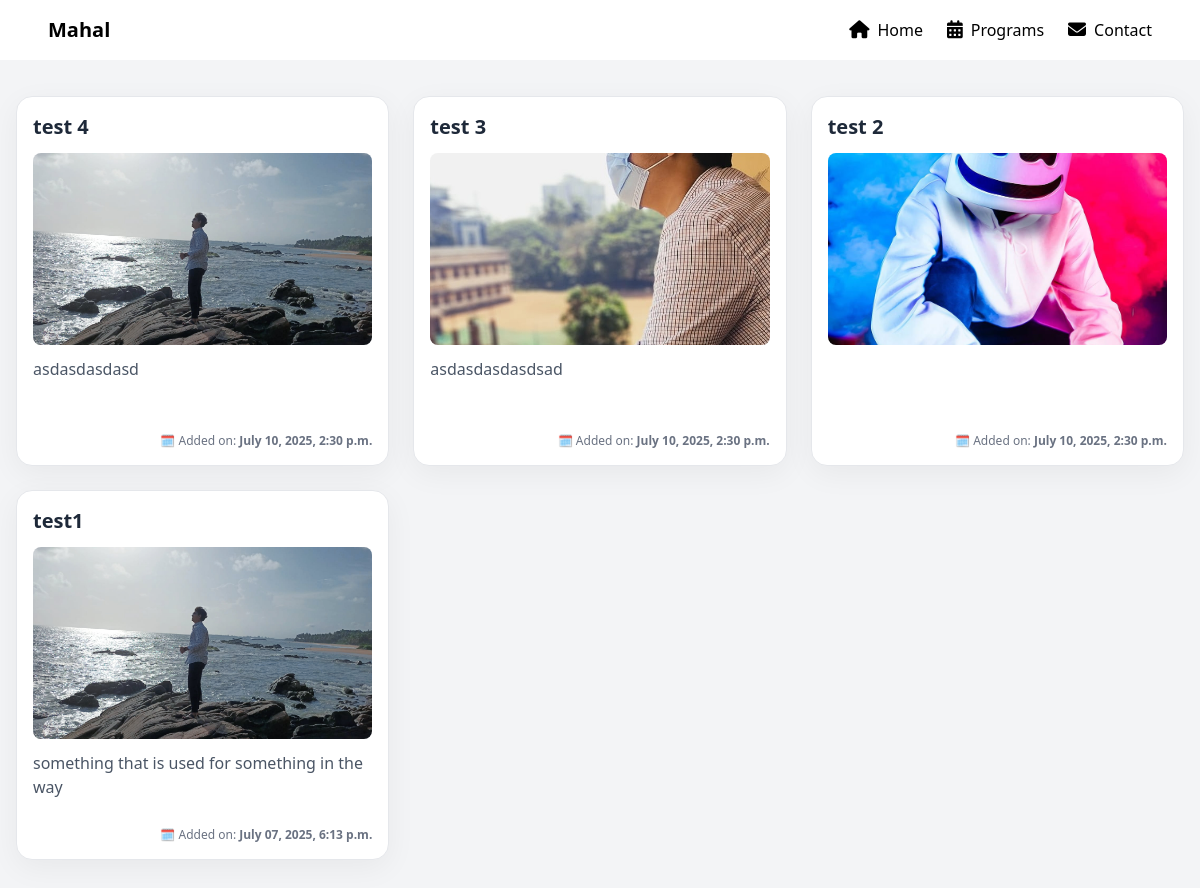
Screenshot of /houses/ with the database file from the repository.
### houses/models.py (models this page shows, shortened)
class Hosuse(models.Model):
    title = models.CharField(max_length=100)  # House name/title
    description = models.TextField(blank=True)  # Optional details about the house
    image = models.ImageField(upload_to='hosuses/', blank=True, null=True)  # Optional house image
    date_posted = models.DateTimeField(auto_now_add=True)  # When the house was added
    head_of_house = models.CharField(max_length=100)  # Name of head of the family
    total_members = models.PositiveIntegerField()  # Number of members in the house
    contact_number = models.CharField(max_length=15, blank=True)  # Optional
    address = models.TextField(blank=True)  # Optional full address or street
    zone = models.CharField(max_length=100, blank=True)  # Optional: area or zone in mahal
    class Meta:
        ordering = ['-date_posted']

### houses/views.py (the view)
# urls.py: path("", views.houses, name="houses"),
def houses(request):
    houses = Hosuse.objects.all().order_by('-date_posted')
    context = {
        'houses': houses,
        'transparent_nav': False,
    }
    return render(request, 'Houses/houses.html', context)

### houses/templates/Houses/houses.html (shortened to what this page needs)
{% extends "main/layout.html" %}
{% block content %}
<div class="mt-12 bg-gray-100 text-black min-h-[100vh] py-12 px-4">
  {% if houses %}
    <div class="grid grid-cols-1 sm:grid-cols-2 md:grid-cols-3 gap-6 max-w-7xl mx-auto">
      {% for house in houses %}
        <a href="{% url 'Houses:house_detail' house.id %}" class="transform hover:-translate-y-1 transition duration-300 ease-in-out">
          <div class="bg-white rounded-2xl p-4 w-full max-w-sm mx-auto border border-gray-200 shadow-[0_8px_30px_rgba(0,0,0,0.05)] hover:shadow-[0_8px_40px_rgba(0,0,0,0.08)] transition-shadow duration-300">
            <h2 class="text-xl font-bold mb-3 text-gray-800">{{ house.title }}</h2>
            {% if house.image %}
              <div class="h-48 w-full rounded-lg overflow-hidden mb-3">
                <img src="{{ house.image.url }}" alt="House image" class="w-full h-full object-cover" />
              </div>
            {% else %}
              <div class="bg-gray-200 h-48 w-full rounded-lg flex items-center justify-center text-gray-500 text-sm mb-3">
                No image
              </div>
            {% endif %}
            <p class="text-gray-600 min-h-[60px] mb-4">
              {% if house.description %}{{ house.description }}{% else %}&nbsp;{% endif %}
            </p>
            <p class="text-xs text-right text-gray-500">
              🗓️ Added on: <span class="font-semibold">{{ house.date_posted|date:"F d, Y, g:i a" }}</span>
            </p>
          </div>
        </a>
      {% endfor %}
    </div>
  {% else %}
    <p class="text-red-600 text-lg text-center">🚫 No houses found.</p>
  {% endif %}
</div>
{% endblock %}

### rows the page displays
Hosuse: title "test 4", image (picture), description "asdasdasdasd", date_posted "July 10, 2025, 2:30 p.m."
Hosuse: title "test 3", image (picture), description "asdasdasdasdsad", date_posted "July 10, 2025, 2:30 p.m."
Hosuse: title "test 2", image (picture), date_posted "July 10, 2025, 2:30 p.m."
Hosuse: title "test1", image (picture), description "something that is used for something in the way", date_posted "July 07, 2025, 6:13 p.m."
